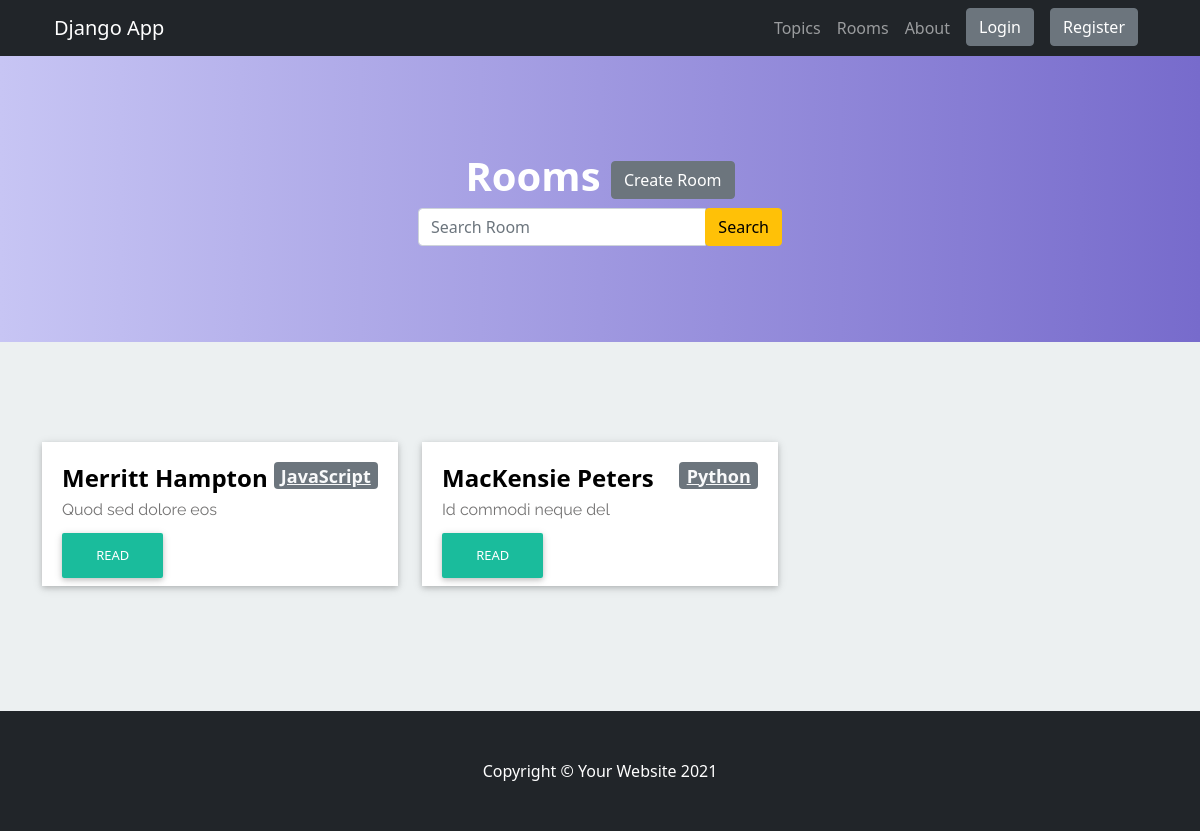
Page /rooms/ on the earlier database version.
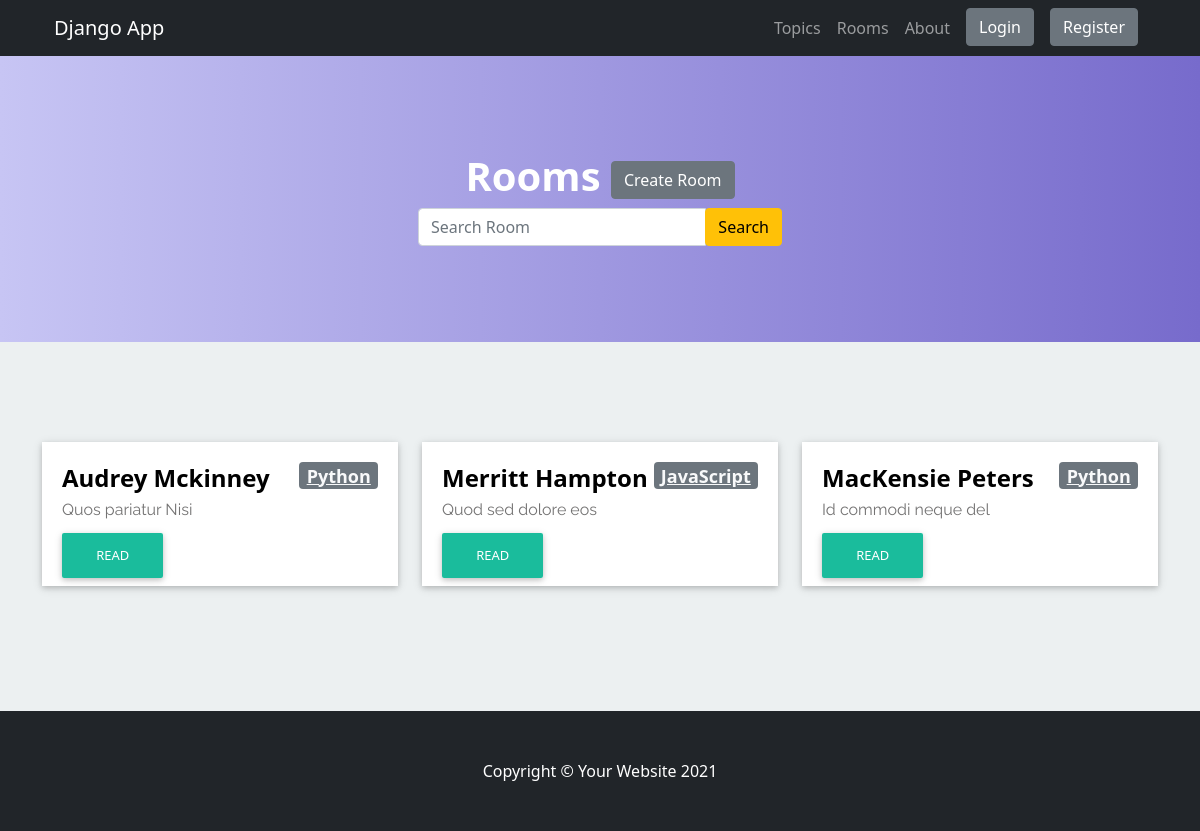
Same page on the later database version.
### base/models.py (models this page shows, shortened)
class Room(models.Model):
    host = models.ForeignKey(User, on_delete=models.SET_NULL, null=True)
    topic = models.ForeignKey(Topic, on_delete=models.SET_NULL, null=True)
    name = models.CharField(max_length=200)
    description = models.TextField(null=True, blank=True)
    created_at = models.DateTimeField(auto_now_add=True)
    updated_at = models.DateTimeField(auto_now=True)
    class Meta:
        ordering = ['-updated_at', '-created_at']

class Topic(models.Model):
    name = models.CharField(max_length=200)
    created_at = models.DateTimeField(auto_now_add=True)
    updated_at = models.DateTimeField(auto_now=True)

### base/views.py (the view)
# urls.py: path('rooms/', views.rooms, name="rooms"),
def rooms(request):
    rooms = Room.objects.all()
    searchedValue = None
    if request.method == 'POST':
      form = request.POST
      searchedValue = form.get("room_name")
      rooms = Room.objects.filter(name__icontains=searchedValue)
    context = {'rooms': rooms, 'searchedValue': searchedValue}
    return render(request, 'base/room/rooms.html', context)

### base/templates/base/room/rooms.html (shortened to what this page needs)
{% extends 'main.html' %}
{% block content %}
    <header class="bg-primary bg-gradient text-white">
        <div class="container px-4 text-center">
            <h1 class="fw-bolder">Rooms <a href="{% url 'create-room' %}" class="btn btn-secondary">Create Room</a></h1>
            <form action="" method="POST">
                <div class="col-lg-4 offset-4">
                    <div class="input-group custom-search-form">
                    <input type="text" value="{{searchedValue | default_if_none:""}}" placeholder="Search Room" name="room_name" class="form-control">
                    <span class="input-group-btn">
                        <button type="submit" class="btn btn-warning" type="button">Search</button>
                    </span>
                    </div>
                </div>
            </form>
        </div>
    </header>
    <section class="details-card" id="rooms-cards">
        <div class="container">
            {% include 'base/components/rooms.html' %}
        </div>
    </section>
{% endblock  %}

### base/templates/base/components/rooms.html (shortened to what this page needs)
<div class="row">
    {% if rooms %}
        {% for room in rooms %}
        <div class="col-md-4">
            <div class="card-content">
                <div class="card-desc">
                    <h3>{{ room.name }} <span class="badge badge-secondary pull-right"><a class="link-light pull-right" href="{% url 'topic' room.topic.id %}">{{ room.topic.name }}</a></span></h3>
                    <p>{{ room.description }}</p>
                    <a href='{% url "room" room.id %}' class="btn-card">Read</a>
                </div>
            </div>
        </div>
        {% endfor %}
    {% else %}
        <div class="col-md-12">
            <h3 class="text-center">No Room Exists</h3>
        </div>
    {% endif %}
</div>

Differences in the rows shown:
added Room: name "Audrey Mckinney", topic.name "Python", description "Quos pariatur Nisi"
